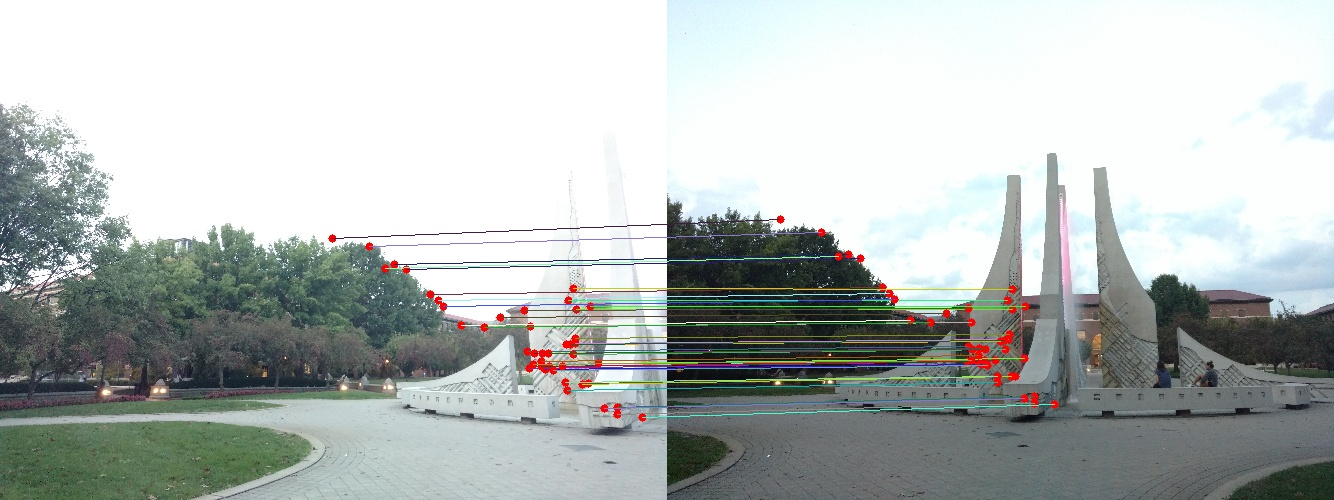
#> input picture HW5/MyResults/InOutLiers/Task1_InOutLiers_1_2.jpg, 1334 x 500 px, given as the content of the folder HW8-Files/HW8-Files/Dataset1/, which was not available
$ python HW8.py -t 1
#> lines starting #> are read from the running program, lines starting #| are printed output that depends on the picture; after the words box and inside, x2 and y2 are one past the last pixel; in counts of white or black regions, pixels touching at a corner belong together; pictures that were not available may be replaced by others from this repository, and a replacement may not be noted
import os
import sys
import time
import logging
import functools
from tqdm import tqdm
from typing import List, Tuple
from argparse import ArgumentParser
from termcolor import cprint

# Computer vision, Data science, and plotting imports:
import cv2
import numpy as np
import matplotlib.pyplot as plt
from scipy.optimize import least_squares
from sklearn.cluster import KMeans
from mpl_toolkits.mplot3d.art3d import Poly3DCollection

# Folder Paths:
DATASET1_PATH = "HW8-Files/HW8-Files/Dataset1/"
DATASET2_PATH = "HW8-Files/HW8-Files/Dataset2/"

'''START of Utility functions '''
# Utility functions
# Configure logging
logging.basicConfig(level=logging.INFO, format='%(asctime)s - %(levelname)s - %(message)s')
logger = logging.getLogger(__name__)

def time_decorator(func):
    @functools.wraps(func)
    def wrapper(*args, **kwargs):
        start_time = time.time()
        result = func(*args, **kwargs)
        end_time = time.time()
        elapsed_time = end_time - start_time
        logger.info(f"\033[33m{func.__name__} took {elapsed_time:.4f} seconds to execute\n\033[0m")
        return result
    return wrapper

def ensure_directory(path):
#> in process_images, image is the input picture: shape (500, 1334, 3); mean B, G, R 183.5, 185.6, 179.8
    if not os.path.exists(path):
        os.makedirs(path)
''' END of Utility functions '''


'''========================================================= TASK 3.2.1 ========================================================='''
# Group lines by proximity based on rho values
def group_lines(lines, distance_threshold=0.5):
    if not lines:
        return []
    # Sort by rho:
    lines = sorted(lines, key=lambda line: line[0])
    grouped_lines = []
    current_group = [lines[0]]

    for i in range(1, len(lines)):
        dist = np.linalg.norm(np.array(lines[i]) - np.array(current_group[-1]))
        if dist < distance_threshold:
            current_group.append(lines[i])
        else:
            mean_rho = np.mean([line[0] for line in current_group])
            mean_theta = np.mean([line[1] for line in current_group])
            grouped_lines.append([mean_rho, mean_theta])
            current_group = [lines[i]]

    if current_group:
        mean_rho = np.mean([line[0] for line in current_group])
        mean_theta = np.mean([line[1] for line in current_group])
        grouped_lines.append([mean_rho, mean_theta])

    return grouped_lines

# [20 lines left out: functions find_intersection_polar_coords, draw_polar_line, not called in this run]

# Function to convert a line to homogeneous coordinates
def to_homogeneous(rho, theta):
    return np.array([np.cos(theta), np.sin(theta), -rho])

# Function to find the intersection of two homogeneous lines
# [16 lines left out: functions find_intersection, calculate_homogeneous_line, not called in this run]

# Detect corners (intersections) from image
def detect_corners(image, image_num, corner_params=(None|list), folder_name=["Edges", "HoughLines", "Corners"], pic_num=None):
#> called with image_num = 0, pic_num = 1
    if folder_name is None:
        folder_name = ["Edges", "HoughLines", "Corners"]
    if corner_params is None:
        canny_thresh1, canny_thresh2, houghs_thresh, rho_lines_thresh, theta_thresh, corner_thresh = [400, 300, 50, 10, np.pi / 90, 10]
    else:
        canny_thresh1, canny_thresh2, houghs_thresh, rho_lines_thresh, theta_thresh, corner_thresh = corner_params

    # Convert to grayscale and apply edge detection
    gray = cv2.cvtColor(image, cv2.COLOR_BGR2GRAY)
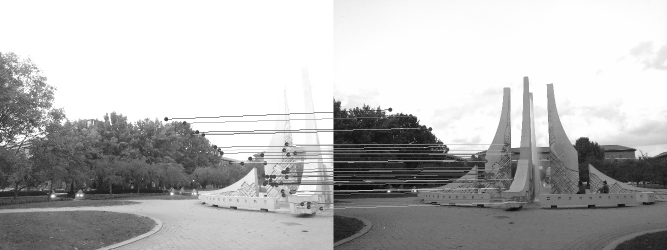
#> gray: shape (500, 1334) (shown at 1/2 size); min 3, max 255, mean 183.6
    edges = cv2.Canny(gray, canny_thresh1, canny_thresh2)
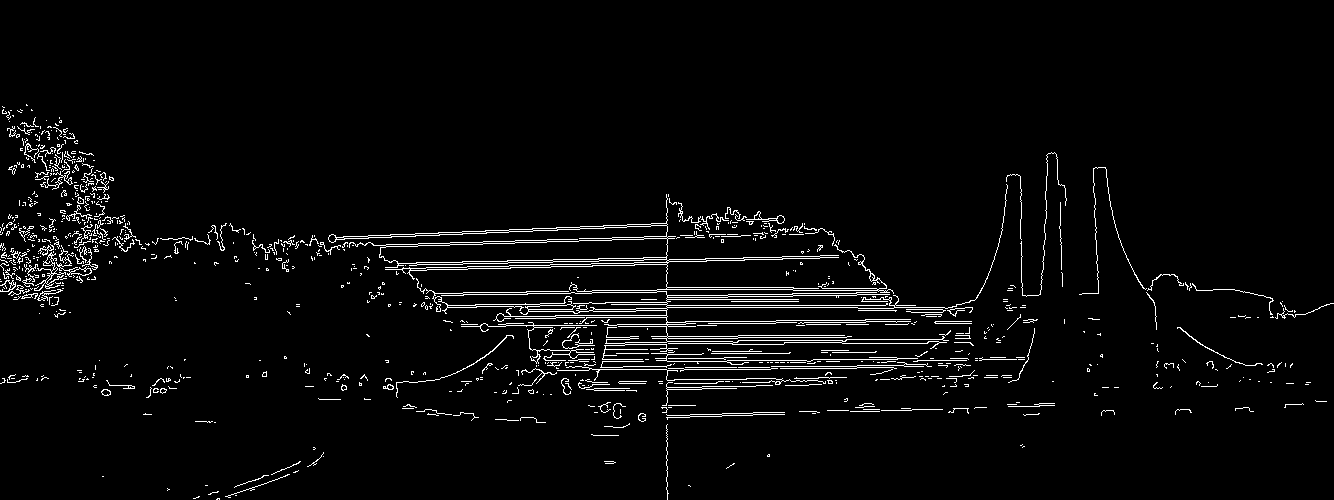
#> edges: shape (500, 1334); 3.4% white in thin lines or dots, all inside (x1, y1, x2, y2) = (0, 104, 1334, 500)


    # blurred = cv2.GaussianBlur(gray, (5, 5), 0)
    # edges = cv2.Canny(blurred, canny_thresh1, canny_thresh2)
    dilated_edges = cv2.dilate(edges, np.ones((3, 3), np.uint8), iterations=2)
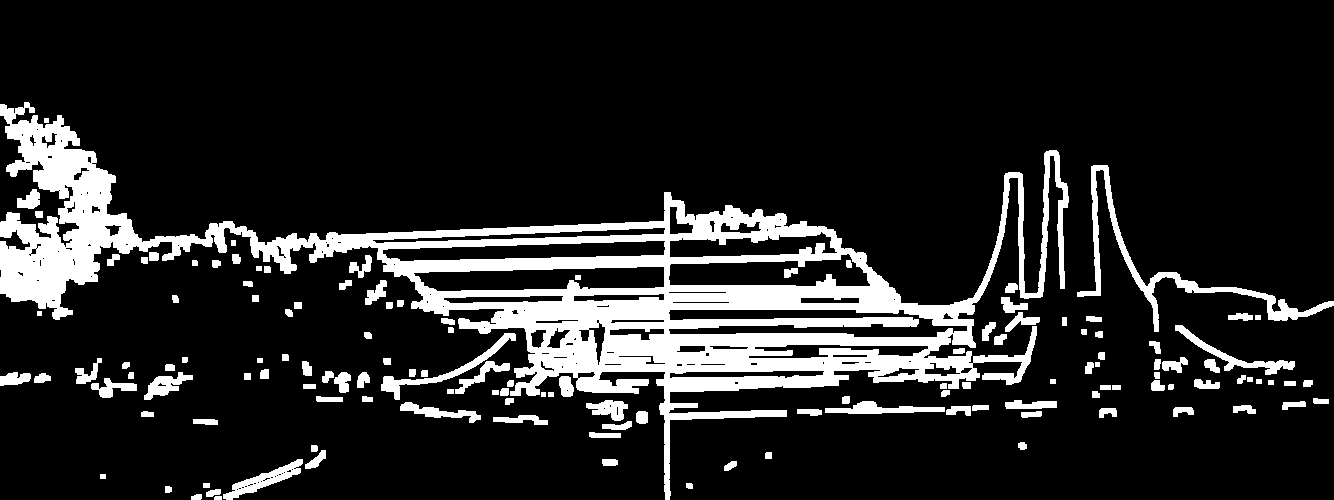
#> dilated_edges: shape (500, 1334); 14.3% white; 135 white regions, largest, box (x1, y1, x2, y2) and area: (0, 102, 1069, 500) 73901, (1077, 165, 1334, 332) 3518, (381, 333, 516, 400) 1127

    # Save edge images
    if pic_num is not None:
        ensure_directory(f"MyResults/{folder_name[0]}")
        cv2.imwrite(f'MyResults/{folder_name[0]}/Pic_{pic_num}_edges.jpg', edges)
        cv2.imwrite(f'MyResults/{folder_name[0]}/Pic_{pic_num}_dilated_edges.jpg', dilated_edges)

    # Hough Transform to detect lines in polar coordinates
    lines = cv2.HoughLines(edges, 1, np.pi / 180, houghs_thresh, None, 0, 0)
    # lines = cv2.HoughLines(dilated_edges, 1, np.pi / 180, houghs_thresh, None, 0, 0)
    line_img = image.copy()
    line_test_img = image.copy()

    # Separate lines into vertical and horizontal lines:
    vertical_lines, horizontal_lines = [], []
    if lines is not None:
        for line in lines:
            rho, theta = line[0]
            if np.abs(theta) < np.pi / 4 or np.abs(theta) > 3 * np.pi / 4:
                vertical_lines.append([rho, theta])
            else:
                horizontal_lines.append([rho, theta])
#> this loop made 3223 passes
#> (rho, theta) on passes 1 to 3: (305, 1.57), (380, 1.55), (307, 1.57)
#> after the loop, horizontal_lines = 2792 pairs, first value -395 to 904, second value 0.785 to 2.34; vertical_lines = 431 pairs, first value -1087 to 1058, second value 0 to 3.12

    # Initial clustering of lines (not perfect but groups lines approx. together):
    vertical_lines = group_lines(vertical_lines, distance_threshold=rho_lines_thresh)
#> in group_lines, `lines = sorted(lines, key=lambda line: line[0])`: lines has the same summary as vertical_lines in detect_corners
#> in group_lines, `current_group = [lines[0]]`: current_group = [[-1087, 3.11]]
#> the loop in group_lines, `for i in range(1, len(lines)):` made 430 passes
#> (dist, mean_rho, mean_theta, current_group) on passes 2, 5, 7, 15, 16, 20, 21: (26, -1084.5, 3.1, [[-1056, 3.12]]), (30, -1051.3, 3.11, [[-1016, 3.12]]), (349, -1013.5, 3.12, [[-662, 3.12]]), (101, -650.9, 3.1, [[-531, 2.98]]), (42, -531, 2.98, [[-489, 2.9]]), (21.01, -479.2, 2.77, [[-450, 2.39]]), (26, -450, 2.39, [[-424, 2.36]])
#> after the loop in group_lines, `for i in range(1, len(lines)):`: grouped_lines = 21 items, first 6: [-1084.5, 3.1], [-1051.3, 3.11], [-1013.5, 3.12], [-650.9, 3.1], [-531, 2.98], [-479.2, 2.77]
#> in group_lines, `mean_rho = np.mean([line[0] for line in current_group])`: mean_rho = 1054.7
#> in group_lines, `mean_theta = np.mean([line[1] for line in current_group])`: mean_theta = 0.0524
#> vertical_lines = 22 items, first 6: [-1084.5, 3.1], [-1051.3, 3.11], [-1013.5, 3.12], [-650.9, 3.1], [-531, 2.98], [-479.2, 2.77]
    horizontal_lines = group_lines(horizontal_lines, distance_threshold=rho_lines_thresh)
#> the loop in group_lines (call 2), `for i in range(1, len(lines)):` made 2791 passes
#> (dist, mean_rho, mean_theta, current_group) on passes 1, 2, 3, 4, 7: (14, -395, 2.32, [[-381, 2.3]]), (15, -381, 2.3, [[-366, 2.29]]), (15, -366, 2.29, [[-351, 2.27]]), (14, -351, 2.27, [[-337, 2.27]]), (12, -336.3, 2.27, [[-324, 2.29]])
#> horizontal_lines = [[-395, 2.32], [-381, 2.3], [-366, 2.29], [-351, 2.27], [-336.3, 2.27], [277.2, 1.58], [900.5, 0.785]]

    # [7 lines of commented-out code are left out]
    base_pts = list()
    for line in vertical_lines:
        rho, theta = line
        # (x_intercept, 0):
        x_intercept = rho / np.cos(theta)
        # x at infinity:
        x_upper = -line_test_img.shape[0] * np.tan(theta) + (rho / np.cos(theta))
        # Append as a 2D point with base and upper x-coordinates, to cluster the lines together using Kmeans later
        base_pts.append([x_intercept, x_upper])
#> this loop made 22 passes
#> (rho, theta, x_intercept, x_upper) on passes 1 to 8: (-1084.5, 3.1, 1085.5, 1107.4), (-1051.3, 3.11, 1052, 1069.4), (-1013.5, 3.12, 1013.8, 1026.9), (-650.9, 3.1, 651.4, 671), (-531, 2.98, 537.6, 616.8), (-479.2, 2.77, 515.1, 712), (-450, 2.39, 615.3, 1081.6), (-263.9, 2.39, 360.2, 824.8)
#> after the loop, base_pts = 22 items, first 6: [1085.5, 1107.4], [1052, 1069.4], [1013.8, 1026.9], [651.4, 671], [537.6, 616.8], [515.1, 712]

    # Check if we have enough points for clustering
    if len(base_pts) >= 8:
        # Convert to a 2D array and apply KMeans
        base_pts_array = np.array(base_pts)
#> base_pts_array = 22 rows, first 8: [1085.5, 1107.4], [1052, 1069.4], [1013.8, 1026.9], [651.4, 671], [537.6, 616.8], [515.1, 712], [615.3, 1081.6], [360.2, 824.8]
        clustered_pts = KMeans(n_clusters=8, random_state=0).fit(base_pts_array)
        # Extract cluster centers
        test_lines = list()
        # print(clustered_pts.cluster_centers_)
        for p1, p2 in clustered_pts.cluster_centers_:
            # Draw the clustered line
            cv2.line(line_test_img, (int(p1), 0), (int(p2), line_test_img.shape[0]), (0, 0, 255), 5) # Task 1
#> this loop made 8 passes
#> (p1, p2) on passes 1 to 8: (-344.9, 2476.7), (756.3, 454), (53.25, 102.2), (615.3, 1081.6), (1051.3, 1033.4), (972.9, 598.9), (441.1, 693.2), (210.6, -126.9)
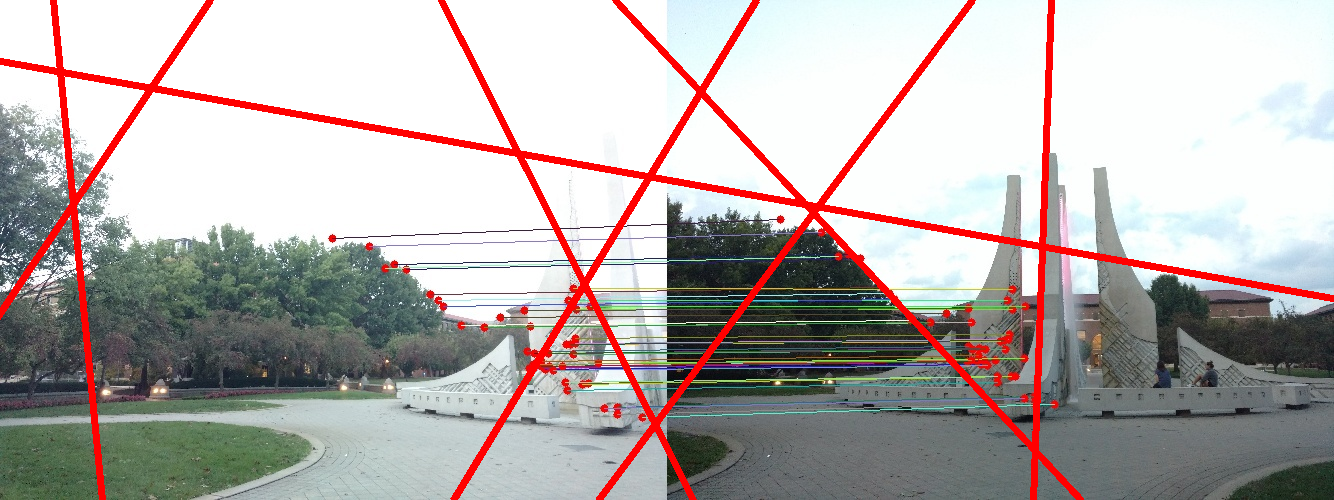
#> line_test_img: shape (500, 1334, 3); 5.31% of pixels changed, all inside (x1, y1, x2, y2) = (0, 0, 1334, 500)
            # cv2.line(line_test_img, (int(p1), 0), (int(p2), line_test_img.shape[0]), (0, 0, 255), 10) # Task 2
    else:
        cprint(f"Not enough vertical points for clustering. Found only:{len(base_pts)} !!!", "red")

    vertical_lines = clustered_pts.cluster_centers_
#> vertical_lines = [[-344.9, 2476.7], [756.3, 454], [53.25, 102.2], [615.3, 1081.6], [1051.3, 1033.4], [972.9, 598.9], [441.1, 693.2], [210.6, -126.9]]
    # cprint(f"Vertical Lines : {vertical_lines}", "cyan")


    # Cluster horizontal lines by their y-intercepts
    base_pts_horizontal = []
    for line in horizontal_lines:
        rho, theta = line
        y_intercept = rho / np.sin(theta)  # Y-intercept
        y_far = -line_test_img.shape[1] * (1 / np.tan(theta)) + y_intercept  # Y-coordinate far along the line
        # X-coordinate far along the line
        # x_far = (y_intercept-line_test_img.shape[1]) * np.tan(theta)
        # y_far = line_test_img.shape[1]
        base_pts_horizontal.append([y_intercept, y_far])
#> this loop made 7 passes
#> (rho, theta, y_intercept, y_far) on passes 1 to 7: (-395, 2.32, -540.1, 703.9), (-381, 2.3, -512.7, 688.5), (-366, 2.29, -485, 674.7), (-351, 2.27, -458.2, 661.2), (-336.3, 2.27, -441.2, 691.4), (277.2, 1.58, 277.2, 290.3), (900.5, 0.785, 1273.5, -60.5)
#> after the loop, base_pts_horizontal = [[-540.1, 703.9], [-512.7, 688.5], [-485, 674.7], [-458.2, 661.2], [-441.2, 691.4], [277.2, 290.3], [1273.5, -60.5]]

    if len(base_pts_horizontal) >= 10:
        base_pts_array_horizontal = np.array(base_pts_horizontal)
        clustered_pts_horizontal = KMeans(n_clusters=10, random_state=0).fit(base_pts_array_horizontal)

        for p1, p2 in clustered_pts_horizontal.cluster_centers_:
            # Draw the clustered line
            cv2.line(line_test_img, (0, int(p1)), (line_test_img.shape[1], int(p2), ), (255, 0, 0), 5) # Task 1
            # cv2.line(line_test_img, (0, int(p1)), (line_test_img.shape[1], int(p2), ), (255, 0, 0), 10) # Task 2

    else:
        cprint(f"Not enough horizontal points for clustering. Found only: {len(base_pts_horizontal)} !!!", "red")
#| Not enough horizontal points for clustering. Found only: 7 !!!

#> (the run stopped early here; a loop or call above may not have finished)

$ run again, on HW5/MyResults/SIFT/Task1_SIFT_pairs_2_3.jpg
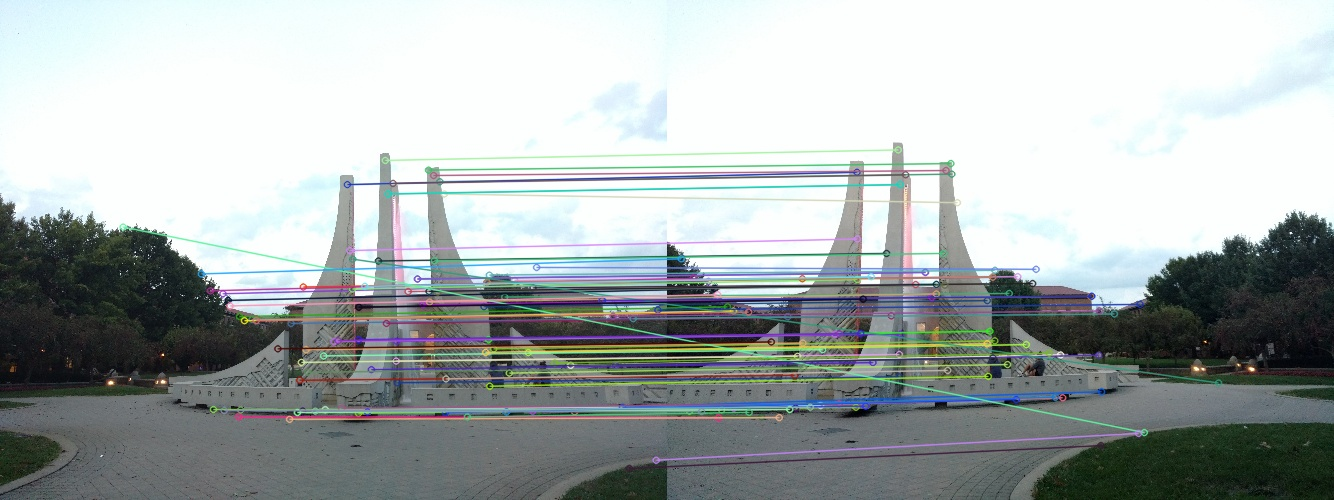
#> input picture HW5/MyResults/SIFT/Task1_SIFT_pairs_2_3.jpg, 1334 x 500 px, given as the content of the folder HW8-Files/HW8-Files/Dataset1/, which was not available
#> in process_images, image is the input picture: shape (500, 1334, 3); mean B, G, R 173.4, 173.9, 167.1
#> in detect_corners, `edges = cv2.Canny(gray, canny_thresh1, canny_thresh2)`:
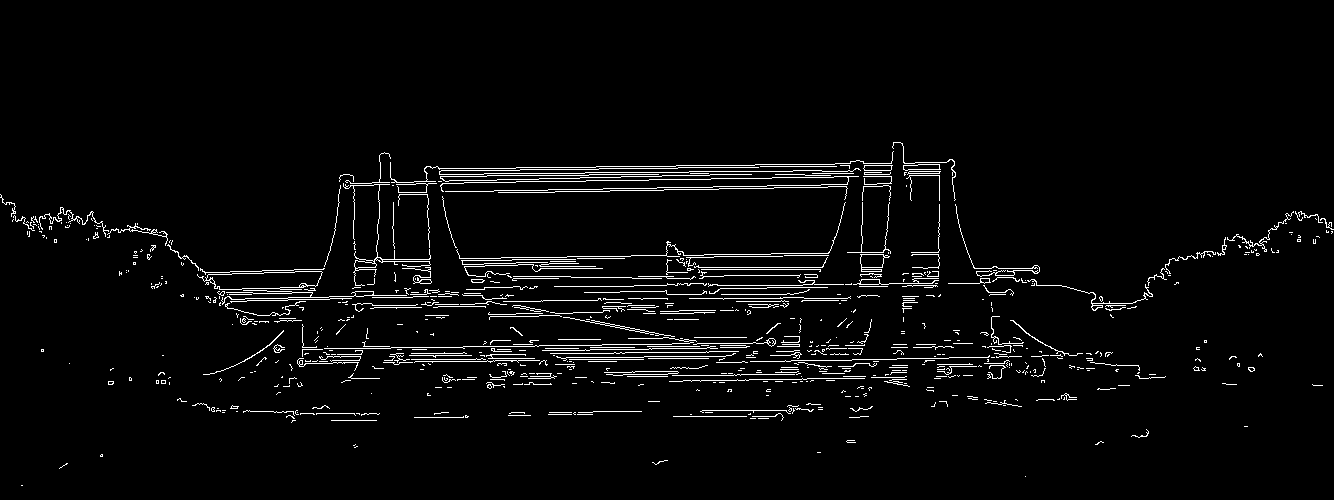
#> edges: shape (500, 1334); 3.3% white in thin lines or dots, all inside (x1, y1, x2, y2) = (0, 142, 1334, 486)
#> dilated_edges: shape (500, 1334); 14.3% white; 94 white regions, largest, box (x1, y1, x2, y2) and area: (0, 140, 1334, 391) 79639, (190, 401, 382, 425) 1692, (671, 401, 825, 423) 1553
#> the loop in detect_corners, `for line in lines:` made 3159 passes
#> (rho, theta) on passes 1 to 3: (191, 1.55), (199, 1.55), (201, 1.55)
#> after the loop in detect_corners, `for line in lines:`: horizontal_lines = 2944 pairs, first value -388 to 800, second value 0.785 to 2.34; vertical_lines = 215 pairs, first value -935 to 946, second value 0 to 3.12
#> lines has the same summary as vertical_lines in detect_corners
#> in group_lines, `current_group = [lines[0]]`: current_group = [[-935, 3.12]]
#> the loop in group_lines, `for i in range(1, len(lines)):` made 214 passes
#> (dist, mean_rho, mean_theta, current_group) on passes 1, 2, 4, 5, 6, 7, 8, 12: (77, -935, 3.12, [[-858, 3.12]]), (16, -858, 3.12, [[-842, 2.83]]), (20, -837.5, 2.82, [[-813, 2.78]]), (151, -813, 2.78, [[-662, 3.12]]), (10, -662, 3.12, [[-652, 3.09]]), (172, -652, 3.09, [[-480, 2.65]]), (18, -480, 2.65, [[-462, 2.36]]), (26, -458.5, 2.36, [[-429, 2.36]])
#> after the loop in group_lines, `for i in range(1, len(lines)):`: grouped_lines = 26 pairs, first value -935 to 907.6, second value 0 to 3.12
#> in group_lines, `mean_rho = np.mean([line[0] for line in current_group])`: mean_rho = 942.3
#> in group_lines, `mean_theta = np.mean([line[1] for line in current_group])`: mean_theta = 0.0175
#> in detect_corners, `vertical_lines = group_lines(vertical_lines, distance_threshold=rho_li..`: vertical_lines = 27 pairs, first value -935 to 942.3, second value 0 to 3.12
#> the loop in group_lines (call 2), `for i in range(1, len(lines)):` made 2943 passes
#> (dist, mean_rho, mean_theta, current_group) on pass 11: (11, -354.5, 2.23, [[-317, 2.18]])
#> in detect_corners, `horizontal_lines = group_lines(horizontal_lines, distance_threshold=rh..`: horizontal_lines = [[-354.5, 2.23], [282.2, 1.55], [800, 0.785]]
#> the loop in detect_corners, `for line in vertical_lines:` made 27 passes
#> (rho, theta, x_intercept, x_upper) on passes 1 to 8: (-935, 3.12, 935.1, 943.9), (-858, 3.12, 858.1, 866.9), (-837.5, 2.82, 883.1, 1050.4), (-813, 2.78, 870.8, 1062.8), (-662, 3.12, 662.1, 670.8), (-652, 3.09, 652.9, 679.1), (-480, 2.65, 543.6, 809.5), (-458.5, 2.36, 648.4, 1148.4)
#> after the loop in detect_corners, `for line in vertical_lines:`: base_pts = 27 pairs, first value -61.45 to 1038.7, second value 233.9 to 1148.4
#> base_pts_array has the same summary as base_pts
#> the loop in detect_corners, `for p1, p2 in clustered_pts.cluster_centers_:` made 8 passes
#> (p1, p2) on passes 1 to 8: (373.9, 343.7), (989.4, 600), (864.6, 980.2), (444.8, 752.6), (675.2, 622.9), (571.1, 233.9), (161.9, 661.9), (-61.45, 421.4)
#> after the loop in detect_corners, `for p1, p2 in clustered_pts.cluster_centers_:`:
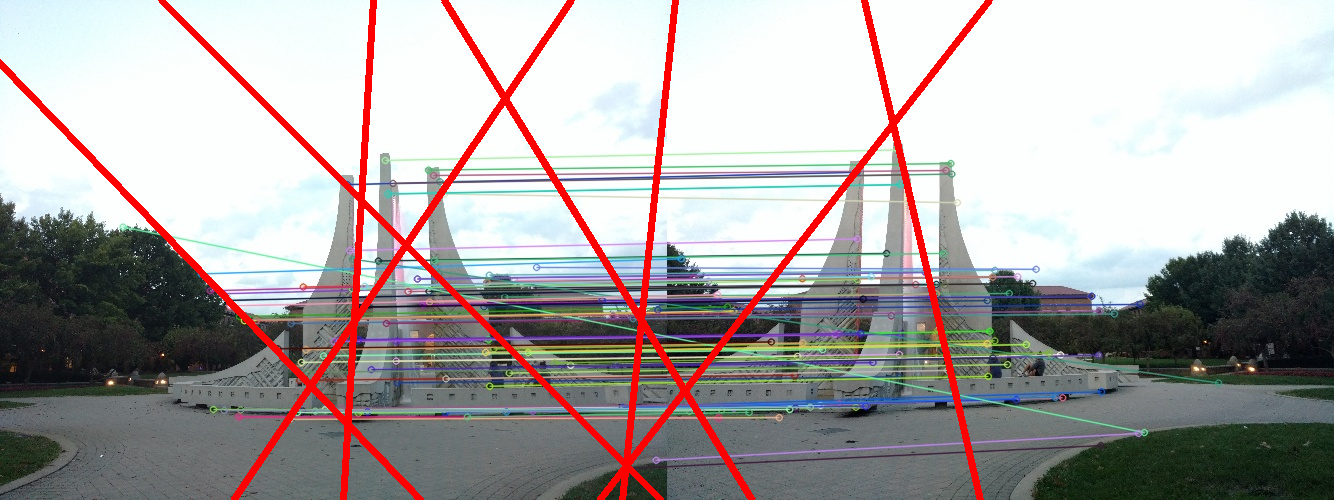
#> line_test_img: shape (500, 1334, 3); 4.75% of pixels changed, all inside (x1, y1, x2, y2) = (0, 0, 993, 500)
#> in detect_corners, `vertical_lines = clustered_pts.cluster_centers_`: vertical_lines = [[373.9, 343.7], [989.4, 600], [864.6, 980.2], [444.8, 752.6], [675.2, 622.9], [571.1, 233.9], [161.9, 661.9], [-61.45, 421.4]]
#> the loop in detect_corners, `for line in horizontal_lines:` made 3 passes
#> (rho, theta, y_intercept, y_far) on passes 1 to 3: (-354.5, 2.23, -449.8, 592.4), (282.2, 1.55, 282.2, 249.6), (800, 0.785, 1131.4, -202.6)
#> after the loop in detect_corners, `for line in horizontal_lines:`: base_pts_horizontal = [[-449.8, 592.4], [282.2, 249.6], [1131.4, -202.6]]
#| Not enough horizontal points for clustering. Found only: 3 !!!
